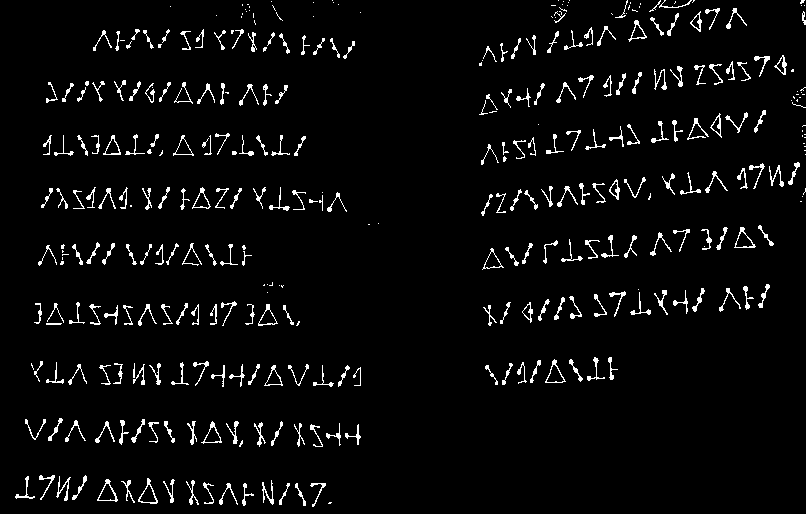
#> input picture Inputs/DetBwMod.png, 806 x 514 px
$ python MatchSymbols.py
#> lines starting #> are read from the running program, lines starting #| are printed output that depends on the picture; after the words box and inside, x2 and y2 are one past the last pixel; in counts of white or black regions, pixels touching at a corner belong together
### ContourContainer.py
import json
import string
from cv2 import boundingRect
from typing import Sequence, Optional, List, Any
import dataclasses

class ContourNotFound(Exception):
    def __init__(self, message="Contour not found"):
        self.message = message
        super().__init__(self.message)


@dataclasses.dataclass
class ContourElement:
    # contour: Any = None
    box: Optional[Sequence[int]] = None
    active: bool = False
    group: int = 0


class ContourContainer:
    """Container to look up contour rectangles by group or point

    Contours are stored as x, y, w, h. X, Y of the bottom left point, w = width, h = height
    Goal is to have an initial, simple implementation, and then add in tests and more efficiency
    """
    contours: List[ContourElement]

    def __init__(self, width: int=806, height: int=504, min_width: int=0, min_height: int=0 ):
        self.contours = []
        self.min_size = [min_width, min_height]
        self.max_group = 0

    def add(self, contour=None, rect=None, group=0):
        if contour is not None:
            rect = boundingRect(contour)
        if rect[2] < self.min_size[0] or rect[3] < self.min_size[1]:
            # print(f"Contour is too small")
            return
        self.contours.append(ContourElement(box=rect, group=group))

    def remove(self, index: int):
        assert(index < len(self.contours), f"Subtracting illegal index of {index} from contours length {len(self.contours)}")
        del self.contours[index]

    # [34 lines left out: functions point_in_rect, get_index_by_point, get_box, group, not called in this run]

    def get_boxes(self, group: Optional[int]=None, active: Optional[bool]=None, all: bool=False):
        if all:
            for contour in self.contours:
                yield contour.box
            return
        if active is not None:
            for box in [x.box for x in self.contours if x.active==active]:
                yield box
            return
        if group is not None:
            for box in [x.box for x in self.contours if x.group == group]:
                yield box

    # [30 lines left out: functions save, load, select_boxes, unselect_boxes, not called in this run]

    @property
    def length(self):
        return len(self.contours)

    # [18 lines left out: functions get_group, set_group, not called in this run]

### MatchSymbols.py
"""MatchSymbols

Run a combination of automated and manual pattern matching. This expects a black and white input image at
Inputs/DetBwMod.png. The symbols should be in white
"""
import cv2
import numpy as np
from enum import Enum
from ContourContainer import ContourContainer, ContourNotFound
from typing import Sequence


class MouseMode(Enum):
    MATCH = ord('m')
    DELETE = ord('d')
    ADD = ord('a')
    TRANSLATE = ord('t')
    SELECT = ord('s')
    GROUP = ord('g')
    UNGROUP = ord('u')
    NEW = ord('n')


thresh_bar_name = "threshold"
main_window_name = "Code Image"
thresh_val = 0.7
mouse_mode = MouseMode.MATCH
start_pos = [0, 0]
adding = False

def get_contours(gray, contours: ContourContainer, dilate: bool = False):
    if dilate:
        # each word instead of a sentence.
        rect_kernel = cv2.getStructuringElement(cv2.MORPH_RECT, (3, 4))

        # Applying dilation on the threshold image
        # Warning! Not clear if this assignment will modify the original image!
        gray = cv2.dilate(gray, rect_kernel, iterations=1)

    # converting to Greyscale and thresholding should have already been done
    # Find contours in the thresholded image
    found_contours, _ = cv2.findContours(gray, cv2.RETR_EXTERNAL, cv2.CHAIN_APPROX_SIMPLE)
    for contour in found_contours:
        contours.add(contour=contour)


# [21 lines left out: function get_matches_from_rect, not called in this run]


def box_contours(image, contours, color=(255, 0, 0)):
    for rect in contours:
        x, y, w, h = rect
        cv2.rectangle(image, (x, y), (x + w, y + h), color, 2)  # Blue rectangle
    # Save the highlighted image
    # cv2.imwrite('highlighted_image.jpg', highlighted_image)


# [81 lines left out: functions match_from_point, mouse_callback, not called in this run]


def thresh_trackbar(val):
    global thresh_val
    thresh_val = val/100


def update_display(base_image, contours: ContourContainer):
    return_image = base_image.copy()
    boxes = contours.get_boxes(active=True)
    box_contours(return_image, boxes, color=(0, 255, 0))
    boxes = contours.get_boxes(active=False)
    box_contours(return_image, boxes, color=(255, 0, 0))
    return return_image

print(f"""
Welcome to the program that matches Symbols. This is intended to be used with a black and white image full of
mysterious symbols. When the image is opened, the software will automatically run contour matching and get an
initial list of symbols. Identified symbols are boxed in Blue, Active symbols are in Green
All commands are a single letter. Note that for many commands, you enter the letter then select the symbols to act on:
 z - Run automatic grouping
 l - Load saved settings
 x - eXport settings
 q - Quit
 a - Add box for symbol (note, this command requires you click and drag the shape of the box)
 d - Delete symbol (click in the symbol box)
 s - Select, click on the symbol and select all symbols it is grouped with
 g - Group, add selected symbols to the selected group
 u - Ungroup, remove selected symbols from the active group, to the unclassified group
 n - New group, select an ungrouped symbol and start a new group for it
 y - Show all ungrouped symbols
 m - Match, run the contour matching on the selected symbol. For debug only.
""")
# Create an OpenCV window and set the mouse callback
cv2.namedWindow(main_window_name)
cv2.setMouseCallback(main_window_name, mouse_callback)

# Load the image
base_image = cv2.imread("Inputs/DetBwMod.png")
#> base_image is the input picture: shape (514, 806, 3); min 0, max 255, mean 10
# original_image = cv2.imread("Inputs/DetImage.jpg")

# Convert the image to grayscale
gray = cv2.cvtColor(base_image, cv2.COLOR_BGR2GRAY)

contour_container = ContourContainer(min_width=2, min_height=2)
get_contours(gray, contour_container)
#> in get_contours, `found_contours, _ = cv2.findContours(gray, cv2.RETR_EXTERNAL, cv2.CHAI..`: found_contours = 354 contours, 141 with area under 20; largest, box (x1, y1, x2, y2) and area: (138, 478, 158, 504) 228, (97, 479, 118, 502) 227, (545, 359, 566, 383) 221, (734, 227, 756, 248) 214, (201, 421, 222, 444) 192
#> the loop in get_contours, `for contour in found_contours:` made 354 passes
#> rect in add on passes 2 to 4: (310, 483, 16, 24), (295, 483, 11, 23), (279, 483, 11, 22)

# Create a copy of the image to draw the contours on

cv2.createTrackbar(thresh_bar_name, main_window_name, 0, 100, thresh_trackbar)

# cv2.imshow("Original", original_image)

while True:
    highlighted_image = update_display(base_image, contour_container)
#> call 2 of box_contours, with color = (255, 0, 0)
#> after the loop in box_contours (call 2), `for rect in contours:`:
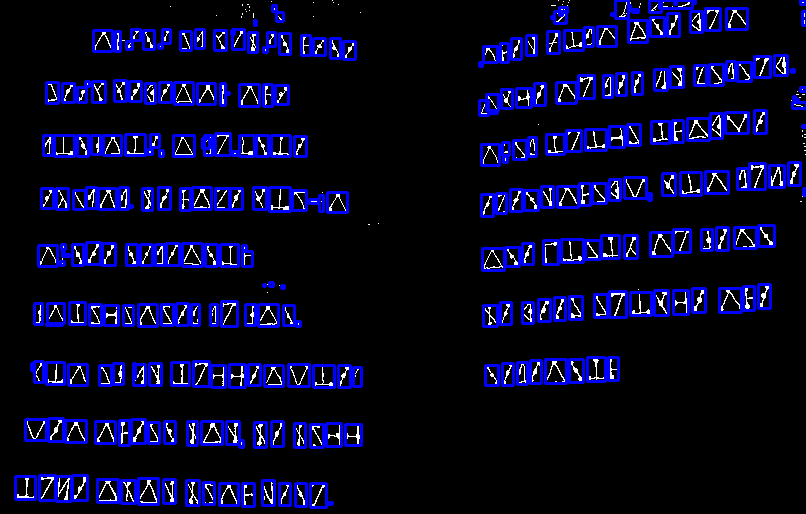
#> image: shape (514, 806, 3); 12.3% of pixels changed, all inside (x1, y1, x2, y2) = (14, 0, 806, 509)
    cv2.imshow(main_window_name, highlighted_image)

    key = cv2.waitKey(30)
#> (key q is pressed here)
    if key == ord('q'):
        break
    elif key == ord('m'):
        mouse_mode = MouseMode.MATCH
    elif key == ord('d'):
        mouse_mode = MouseMode.DELETE
    elif key == ord('a'):
        mouse_mode = MouseMode.ADD
    elif key == ord('s'):
        mouse_mode = MouseMode.SELECT
    elif key == ord('g'):
        mouse_mode = MouseMode.GROUP
    elif key == ord('u'):
        mouse_mode = MouseMode.UNGROUP
    elif key == ord('n'):
        mouse_mode = MouseMode.NEW
    elif key == ord('x'):
        contour_container.save('settings.json')
        print(f"Saved!")
    elif key == ord('l'):
        contour_container.load('settings.json')
    elif key == ord('y'):
        contour_container.unselect_boxes(all=True)
        contour_container.select_boxes(group=0)
    elif key == ord('z'):
        print(f"Starting Match")
        for index in range(contour_container.length):
            print(f"{index=}")
            if contour_container.get_group(index=index) > 0:
                continue
            rect = contour_container.get_box(index=index)
            new_group = contour_container.max_group + 1
            matches = get_matches_from_rect(rect, gray)
            if len(matches) > contour_container.length:     # Probably garbage
                continue
            contour_container.set_group(new_group, index=index)
            for match in matches:
                match_index = contour_container.get_index_by_point(match[0], match[1])
                if match_index >= 0:
                    contour_container.set_group(new_group, index=match_index)
        print(f"Done Matching!")


cv2.destroyAllWindows()
